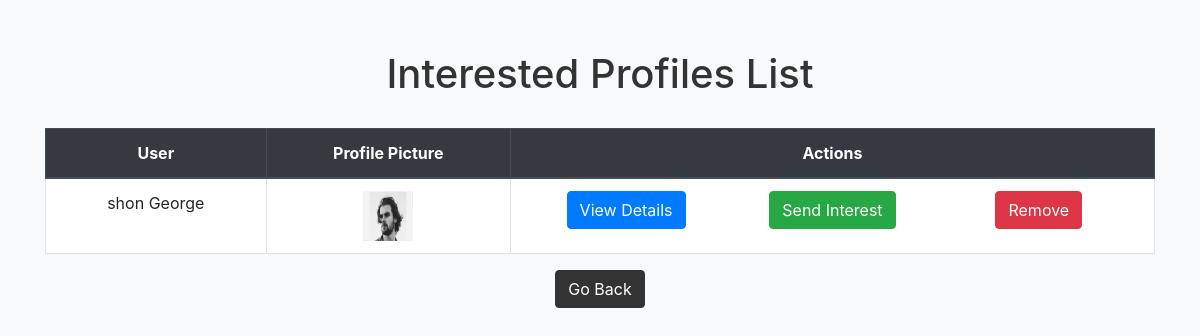
The page /matint/interested_profiles/ (signed in) on the database its author committed.
### matint/models.py (models this page shows, shortened)
class InterestedProfile(models.Model):
    user = models.ForeignKey(User, on_delete=models.CASCADE, related_name='expressed_interests')
    interested_user = models.ForeignKey(User, on_delete=models.CASCADE, related_name='expressed_interest_by')
    interested_user_details = models.ForeignKey(PersonalDetails, on_delete=models.CASCADE)
    timestamp = models.DateTimeField(auto_now_add=True)

### matrimony/models.py (models this page shows, shortened)
class PersonalDetails(models.Model):
    user = models.OneToOneField(User, on_delete=models.CASCADE)  # Create a one-to-one relationship with the User model
    first_name = models.CharField(max_length=100)
    middle_name = models.CharField(max_length=100,blank=True, null=True)
    last_name = models.CharField(max_length=100)
    gender = models.CharField(max_length=10)
    birth_place = models.CharField(max_length=100)
    address = models.CharField(max_length=100)
    date_of_birth = models.DateField()
    blood_group = models.CharField(max_length=10)
    phone_number = models.CharField(max_length=15,unique=True)
    profile_image = models.ImageField(upload_to='profile_images/', blank=True, null=True)  # Define the profile image field
    mother_tongue = models.CharField(max_length=100)
    religion = models.CharField(max_length=100)
    sector = models.CharField(max_length=100)
    perso_fill = models.BooleanField(default=False)
    marital_status = models.CharField(max_length=100)
    about_you = models.TextField(blank=True)
    aadhar_card = models.FileField(upload_to='aadhar_cards/', blank=True, null=True)
    aadhar_valid = models.BooleanField(default=True)
    hobbies = models.ManyToManyField(Hobby, blank=True,null=True)

### matint/views.py (the view)
# urls.py: path('interested_profiles/', views.interested_profiles_list, name='interested_profiles_list'),
def interested_profiles_list(request):
    current_user = request.user
    accepted_interests = Interest.objects.filter(sender=current_user, status='accepted')
    interested_profiles = InterestedProfile.objects.filter(
        Q(user=current_user) | Q(interested_user=current_user)
    ).exclude(
        interested_user_id__in=[interest.receiver_id for interest in accepted_interests]
    )
    return render(request, 'matint/interested_profiles_list.html', {'interested_profiles': interested_profiles})

### matint/templates/matint/interested_profiles_list.html (shortened to what this page needs)
{% load static %}
<!DOCTYPE html>
<html lang="en">
<head>
    <link rel="stylesheet" href="https://maxcdn.bootstrapcdn.com/bootstrap/4.5.2/css/bootstrap.min.css">
</head>
<body>
<div class="container">
    <h1>Interested Profiles List</h1>
    <div class="row">
        <div class="col-md-12">
            <table class="table table-bordered">
                <thead class="thead-dark">
                    <tr>
                        <th>User</th>
                        <th>Profile Picture</th>
                        <th>Actions</th>
                    </tr>
                </thead>
                <tbody>
                    {% if interested_profiles %}
                        {% for profile in interested_profiles %}
                            <tr>
                                <td>{{ profile.interested_user.personaldetails.first_name }} {{ profile.interested_user.personaldetails.last_name }}</td>
                                <td>
                                    {% if profile.interested_user.personaldetails.profile_image %}
                                        <img src="{{ profile.interested_user.personaldetails.profile_image.url }}" alt="Profile Picture" width="50" height="50">
                                    {% else %}
                                        <img src="{% static '/nodp/no.jpg' %}" alt="Default Profile Picture" width="50" height="50">
                                    {% endif %}
                                </td>
                                <td class="profile-buttons">
                                    <div class="row no-gutters">
                                        <div class="col text-center">
                                            <a href="{% url 'matrimony:user_detail' user_id=profile.interested_user.id %}" class="btn btn-primary">View Details</a>
                                        </div>
                                        <div class="col text-center">
                                            <a href="{% url 'matint:send_interest' user_id=profile.interested_user.id %}" class="btn btn-success">Send Interest</a>
                                        </div>
                                        <div class="col text-center">
                                            <form method="post" action="{% url 'matint:remove_interest_profiles' user_id=profile.interested_user.id %}">
                                                <button type="submit" class="btn btn-danger">Remove</button>
                                            </form>
                                        </div>
                                    </div>
                                </td>
                            </tr>
                        {% empty %}
                            <tr>
                                <td colspan="3">No profiles found.</td>
                            </tr>
                        {% endfor %}
                    {% else %}
                        <tr>
                            <td colspan="3">No profiles found.</td>
                        </tr>
                    {% endif %}
                </tbody>
            </table>
            <div class="center-button">
                <a href="{% url 'matrimony:myprofile' %}" class="btn btn-primary btn-back">Go Back</a>
            </div>
        </div>
    </div>
</div>
</body>
</html>

### matint/templates/matint/interested_profiles_list.html (style rules this page uses)
body { background-color: #f8f9fa; }
.container { margin-top: 50px; }
h1 { text-align: center; margin-bottom: 30px; color: #333; }
table { background-color: #fff; }
th, td { text-align: center; }
.center-button { text-align: center; }
.btn-back { background-color: #333; color: #fff; border-color: #333; }
.profile-buttons { margin-top: 10px; }
.no-gutters { margin-right: 0; margin-left: 0; }

### rows shown on the page
InterestedProfile: interested_user.personaldetails.first_name "shon", interested_user.personaldetails.last_name "George", interested_user.personaldetails.profile_image (picture)
